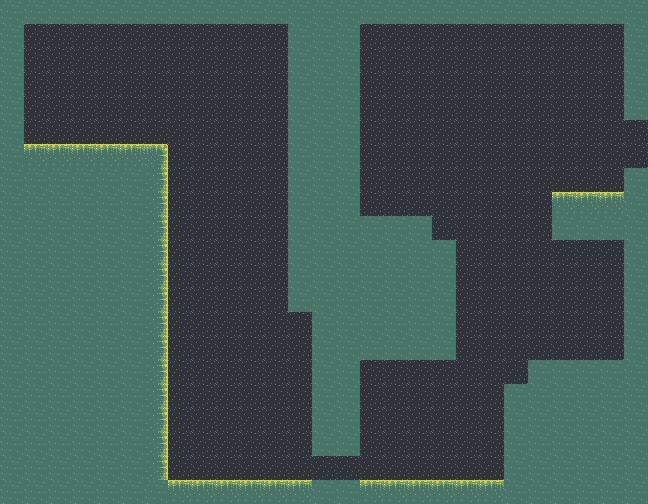

A 2D game scene composited from a Tiled map and its tileset images. What follows is a short description and the map's XML, with each tile layer's data collapsed to a summary:
An orthogonal 27x21 tile map with 24x24 px tiles, 2 tile layers (Background, Foreground) and 14 objects (3x shroom, 2x ledge_left, 2x ledge_right, player1_start, mail, ...).

<map version="1.0" orientation="orthogonal" renderorder="right-down" width="27" height="21" tilewidth="24" tileheight="24" nextobjectid="47">
 <tileset firstgid="1" name="basic" tilewidth="24" tileheight="24" tilecount="168">
  <image source="../images/backgroud.png" width="168" height="576" />
  <tile id="0">
   <properties>
    <property name="type" value="ground" />
   </properties>
  </tile>
  <tile id="1">
   <properties>
    <property name="collide" value="false" />
   </properties>
  </tile>
  <tile id="7">
   <properties>
    <property name="type" value="ground" />
   </properties>
  </tile>
  <tile id="8">
   <properties>
    <property name="type" value="ground" />
   </properties>
  </tile>
  <tile id="12">
   <properties>
    <property name="type" value="climb_left" />
   </properties>
   <objectgroup draworder="index">
    <object id="0" x="0.21759" y="0.65277" width="3.04626" height="22.8469" />
   </objectgroup>
  </tile>
  <tile id="13">
   <properties>
    <property name="type" value="climb-right" />
   </properties>
  </tile>
  <tile id="20">
   <properties>
    <property name="id" value="door" />
   </properties>
  </tile>
  <tile id="24">
   <properties>
    <property name="id" value="larf" />
   </properties>
  </tile>
  <tile id="25">
   <properties>
    <property name="id" value="frogduck" />
   </properties>
  </tile>
  <tile id="27">
   <properties>
    <property name="id" value="shroom" />
   </properties>
  </tile>
  <tile id="30">
   <properties>
    <property name="type" value="mail" />
   </properties>
  </tile>
  <tile id="33">
   <properties>
    <property name="type" value="enterleft" />
   </properties>
  </tile>
  <tile id="37">
   <properties>
    <property name="type" value="player1_start" />
   </properties>
  </tile>
  <tile id="39">
   <properties>
    <property name="type" value="water" />
   </properties>
  </tile>
 </tileset>
 <layer name="Background" width="27" height="21">
  <properties>
   <property name="nocollide" value="true" />
   <property name="tileset" value="basic" />
  </properties>
  <data>[567 cells, 553 non-empty, 2 distinct tile ids]</data>
 </layer>
 <layer name="Foreground" width="27" height="21">
  <properties>
   <property name="tileset" value="basic" />
  </properties>
  <data>[567 cells, 275 non-empty, 4 distinct tile ids]</data>
 </layer>
 <objectgroup name="player">
  <object id="3" type="player1_start" x="48" y="72" width="24" height="24" />
 </objectgroup>
 <objectgroup name="collectables">
  <object id="12" type="mail" gid="31" x="586" y="92" width="24" height="24" />
  <object id="17" type="shroom" gid="28" x="192" y="480" width="24" height="24" />
  <object id="33" type="shroom" gid="28" x="216" y="480" width="24" height="24" />
  <object id="34" type="shroom" gid="28" x="240" y="480" width="24" height="24" />
  <object id="39" type="ledge_left" x="456" y="240" width="24" height="24" />
  <object id="43" type="ledge_left" x="168" y="144" width="24" height="24" />
  <object id="44" type="ledge_right" x="528" y="192" width="24" height="24" />
  <object id="45" type="ledge_right" x="480" y="384" width="24" height="24" />
  <object id="46" type="sign" x="96" y="120" width="24" height="24">
   <properties>
    <property name="message" value="Drag your finger on the screen to move" />
   </properties>
  </object>
 </objectgroup>
 <objectgroup name="exits">
  <object id="29" type="exit" x="624" y="120" width="24" height="48">
   <properties>
    <property name="dir" value="left" />
    <property name="where" value="level1" />
   </properties>
  </object>
  <object id="35" type="blue_key" gid="43" x="216" y="264" width="24" height="24" />
  <object id="36" type="blue_door" gid="21" x="312" y="480" width="24" height="24" />
 </objectgroup>
</map>